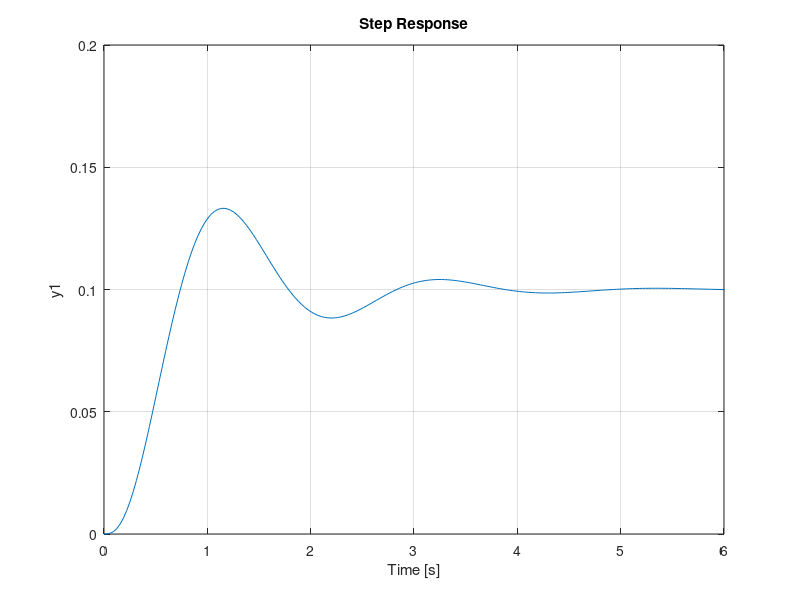

Write MATLAB code to recreate this figure.

close all
ftc1=tf(1,[1 2 10]);
ftc2=tf(5,conv([1 2 10],[1 5]));
ftc3=tf(10,conv([1 2 10],[1 10]));
figure
hold on
step(ftc1)
step(ftc2)
step(ftc3)

axis([0 6 0 0.2])
hold off